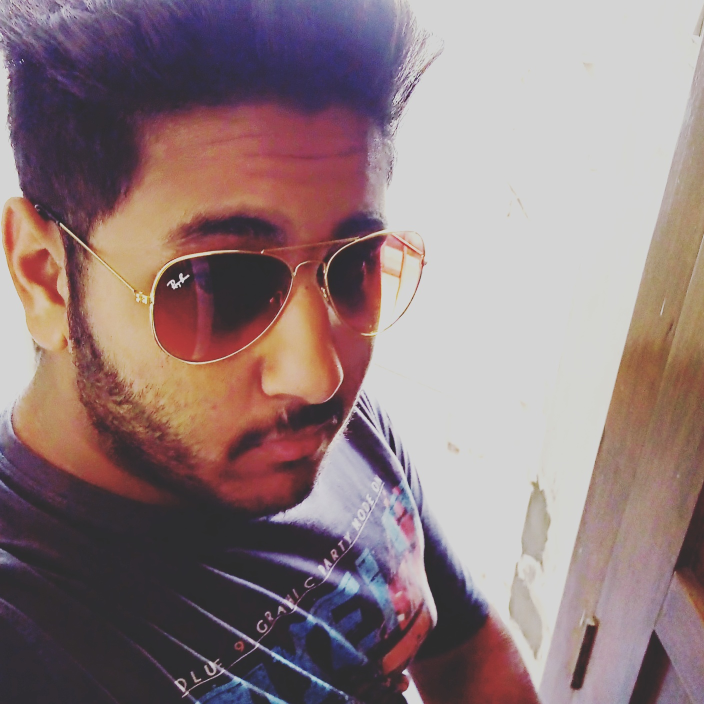
#> input picture CNN_Operation/My_Image.jpg, 1408 x 1408 px (shown at 1/2 size)
$ jupyter execute Basic_operations_on_image.ipynb
#> lines starting #> are read from the running program, lines starting #| are printed output that depends on the picture
[cell 1]
from google.colab import drive #to import the google drive data

[cell 2]
drive.mount('/content/drive')

[cell 3]
cd /content/drive/"My Drive/Colab Notebooks/CNN_Operation"

[cell 4]
import cv2
import numpy as np
import matplotlib.pyplot as plt
from PIL import Image, ImageFilter
import numpy as np
import cv2 as cv
from google.colab.patches import cv2_imshow
from scipy.ndimage.filters import convolve

[cell 5]
img = cv2.imread('My_Image.jpg',cv2.IMREAD_GRAYSCALE)
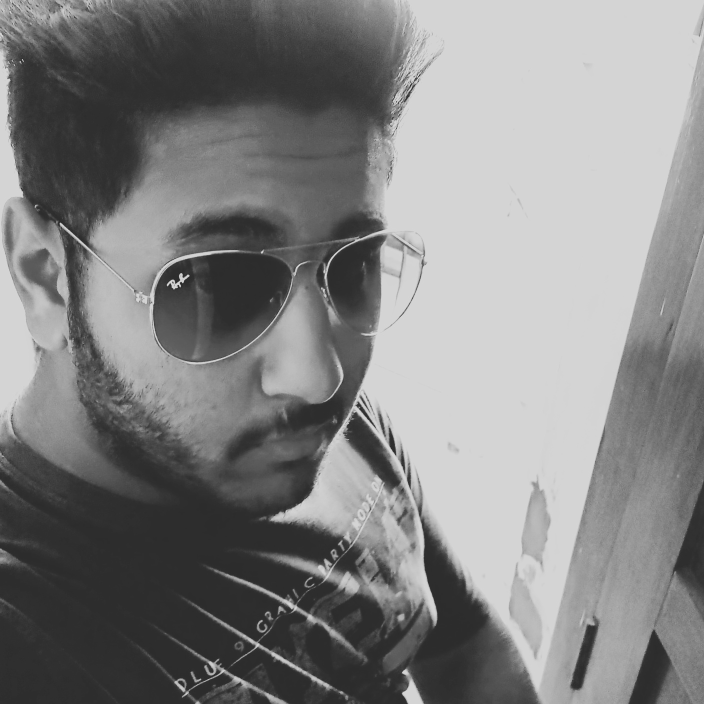
#> img: shape (1408, 1408) (shown at 1/2 size); min 38, max 218, mean 130.7
scale_percent = 15 # percent of original size
width = int(img.shape[1] * scale_percent / 100)
#> width = 211
height = int(img.shape[0] * scale_percent / 100)
#> height = 211
dim = (width, height)
#> dim = (211, 211)

# resize image
resized = cv2.resize(img, dim, interpolation = cv2.INTER_AREA)
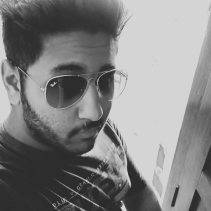
#> resized: shape (211, 211); min 44, max 212, mean 130.7
cv2_imshow(resized)

[cell 6]
identity=np.array([[0,0,0],[0,1,0],[0,0,0]])
im = np.array(resized, dtype=float) #Convert to float to prevent clipping colors
kernel = identity
im2 = convolve(im, kernel)
im3 = np.array(np.clip(im2, 0, 255), dtype=np.uint8) #Apply color clipping

img_new = cv2.hconcat([resized,im3])
cv2_imshow(img_new)

[cell 7]
BoxBlur2=np.array([[1,1,1],[1,1,1],[1,1,1]])*(1/15)    #Sharper Blur but on changing values (instead of 9) can change the bluring
im = np.array(resized, dtype=float) #Convert to float to prevent clipping colors
kernel = BoxBlur2
im2 = convolve(im, kernel)
im3 = np.array(np.clip(im2, 0, 255), dtype=np.uint8) #Apply color clipping

img_new = cv2.hconcat([resized,im3])
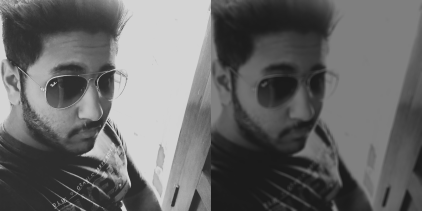
#> img_new: shape (211, 422); min 26, max 212, mean 104.4
cv2_imshow(img_new)

[cell 8]
BoxBlur=np.array([[0,-1,0],[-1,5,-1],[0,-1,0]])*(1/5)      #take (1/5)
im = np.array(resized, dtype=float) #Convert to float to prevent clipping colors
kernel = BoxBlur
im2 = convolve(im, kernel)
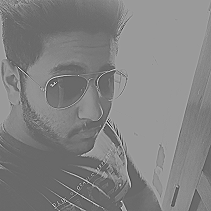
#> im2: shape (211, 211) float64; min -62.4, max 110.6, mean 26.1; drawn with min black and max white
im3 = np.array(np.clip(im2, 0, 255), dtype=np.uint8) #Apply color clipping
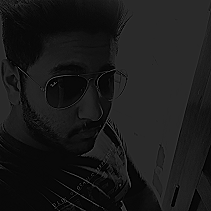
#> im3: shape (211, 211); min 0, max 110, mean 25.8

img_new = cv2.hconcat([resized,im3])
cv2_imshow(img_new)

[cell 9]
smallBlur = np.ones((7, 7), dtype="float") * (1.0 / (7 * 7))
im = np.array(resized, dtype=float) #Convert to float to prevent clipping colors
kernel = smallBlur
im2 = convolve(im, kernel)
im3 = np.array(np.clip(im2, 0, 255), dtype=np.uint8) #Apply color clipping

img_new = cv2.hconcat([resized,im3])
cv2_imshow(img_new)

[cell 10]
largeBlur = np.ones((21, 21), dtype="float") * (1.0 / (21 * 21))
im = np.array(resized, dtype=float) #Convert to float to prevent clipping colors
kernel = largeBlur
im2 = convolve(im, kernel)
im3 = np.array(np.clip(im2, 0, 255), dtype=np.uint8) #Apply color clipping

img_new = cv2.hconcat([resized,im3])
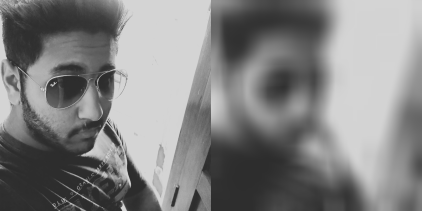
#> img_new: shape (211, 422); min 44, max 212, mean 130.5
cv2_imshow(img_new)

[cell 11]
edgedetection1=np.array([[1,0,-1],[0,0,0],[-1,0,1]])
im = np.array(resized, dtype=float) #Convert to float to prevent clipping colors
kernel = edgedetection1
im2 = convolve(im, kernel)
im3 = np.array(np.clip(im2, 0, 255), dtype=np.uint8) #Apply color clipping

img_new = cv2.hconcat([resized,im3])
cv2_imshow(img_new)

[cell 12]
edgedetection2=np.array([[0,1,0],[1,-4,1],[0,1,0]])
im = np.array(resized, dtype=float) #Convert to float to prevent clipping colors
kernel = edgedetection2
im2 = convolve(im, kernel)
im3 = np.array(np.clip(im2, 0, 255), dtype=np.uint8) #Apply color clipping

img_new = cv2.hconcat([resized,im3])
cv2_imshow(img_new)

[cell 13]
edgedetection3=np.array([[-1,-1,-1],[-1,8,-1],[-1,-1,-1]])
im = np.array(resized, dtype=float) #Convert to float to prevent clipping colors
kernel = edgedetection2
im2 = convolve(im, kernel)
im3 = np.array(np.clip(im2, 0, 255), dtype=np.uint8) #Apply color clipping

img_new = cv2.hconcat([resized,im3])
cv2_imshow(img_new)

[cell 14]
sobel_hori=np.array([[1,2,1],[0,0,0],[-1,-2,-1]])
im = np.array(resized, dtype=float) #Convert to float to prevent clipping colors
kernel = sobel_hori
im2 = convolve(im, kernel)
im3 = np.array(np.clip(im2, 0, 255), dtype=np.uint8) #Apply color clipping
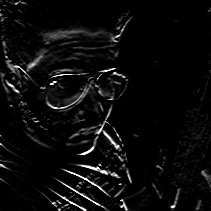
#> im3: shape (211, 211); min 0, max 255, mean 11.4

img_new = cv2.hconcat([resized,im3])
cv2_imshow(img_new)

[cell 15]
sobel_verti=np.array([[-1,0,1],[-2,0,2],[-1,0,1]])
im = np.array(resized, dtype=float) #Convert to float to prevent clipping colors
kernel = sobel_verti
im2 = convolve(im, kernel)
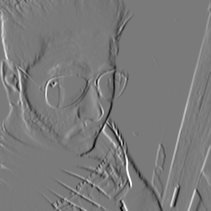
#> im2: shape (211, 211) float64; min -614, max 664, mean 1; drawn with min black and max white
im3 = np.array(np.clip(im2, 0, 255), dtype=np.uint8) #Apply color clipping
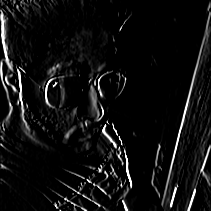
#> im3: shape (211, 211); min 0, max 255, mean 16.4

img_new = cv2.hconcat([resized,im3])
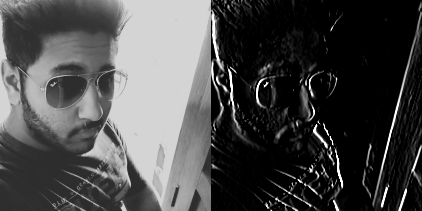
#> img_new: shape (211, 422); min 0, max 255, mean 73.6
cv2_imshow(img_new)
